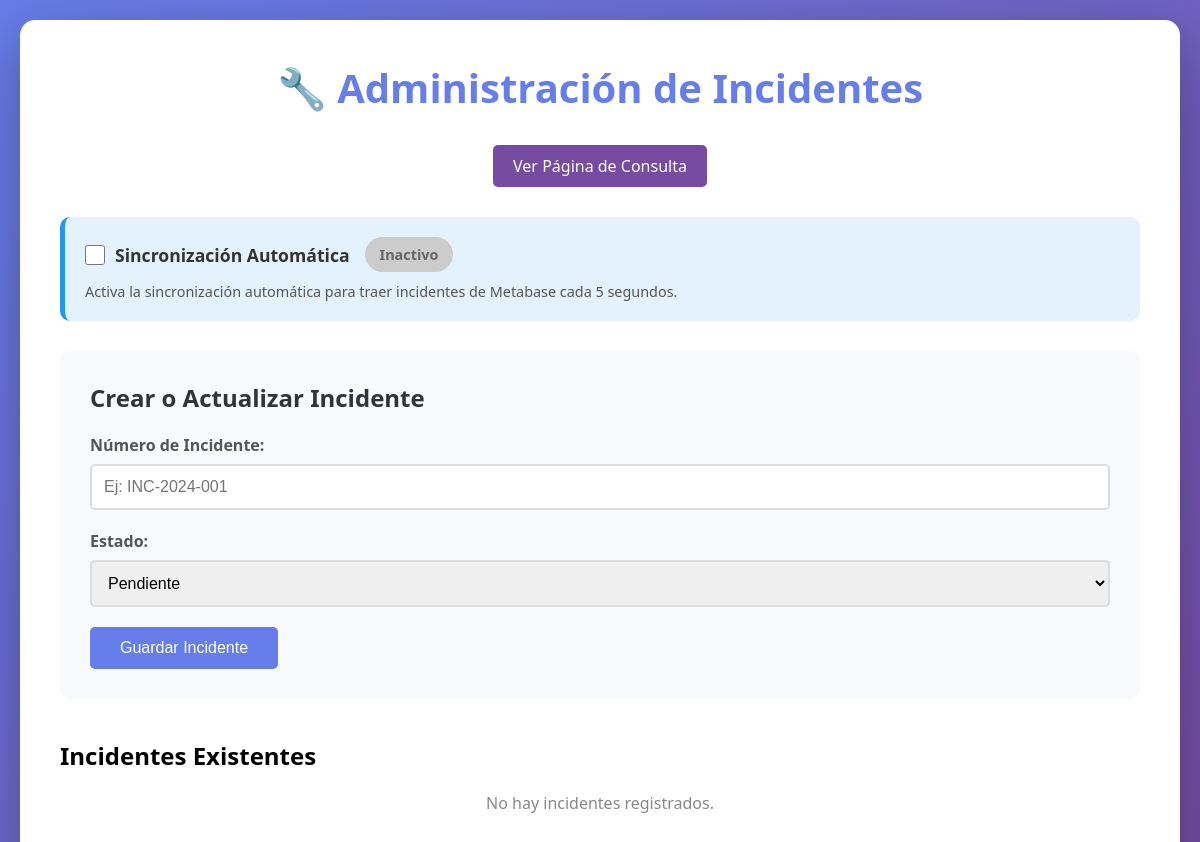
Before: /administracion/ with the older database file.
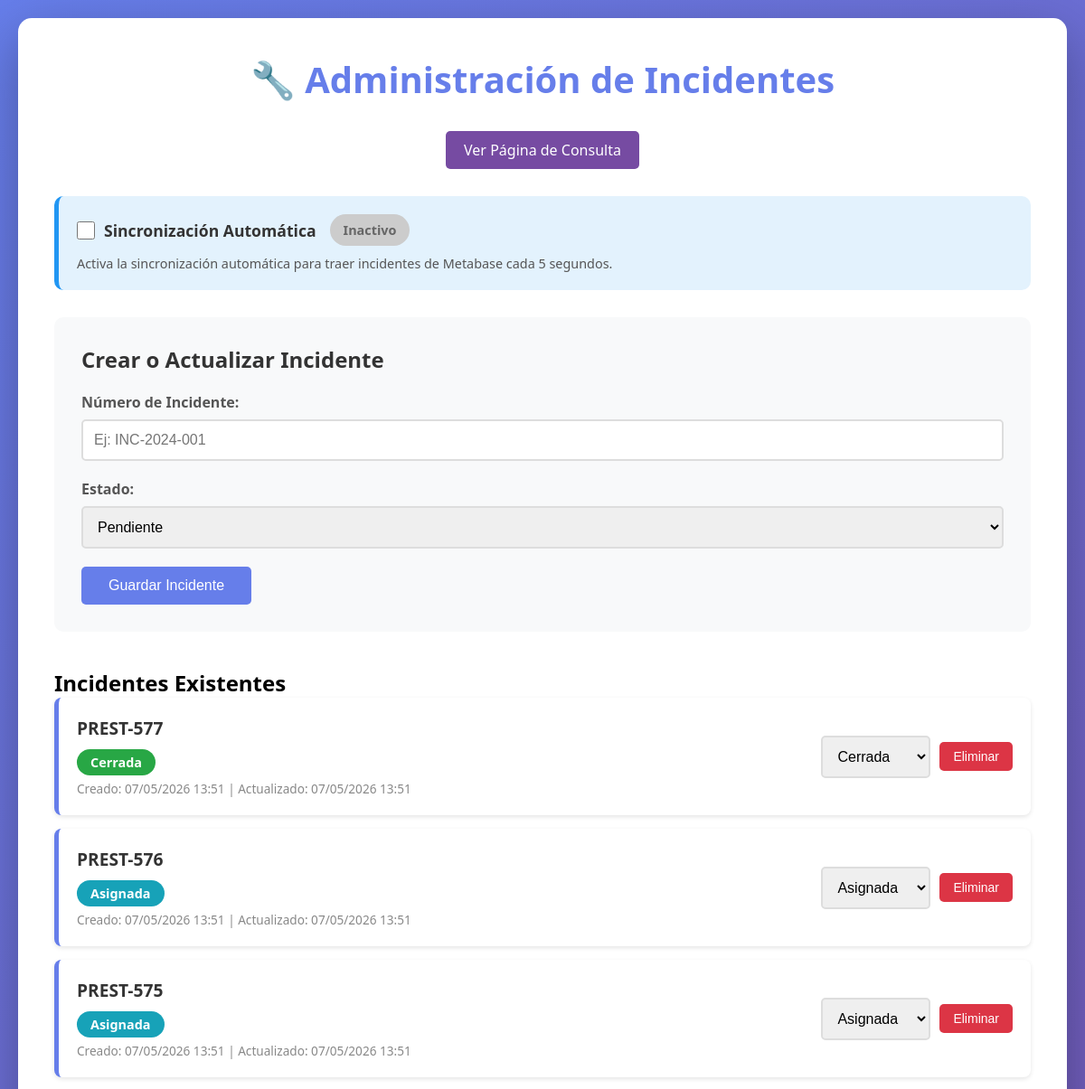
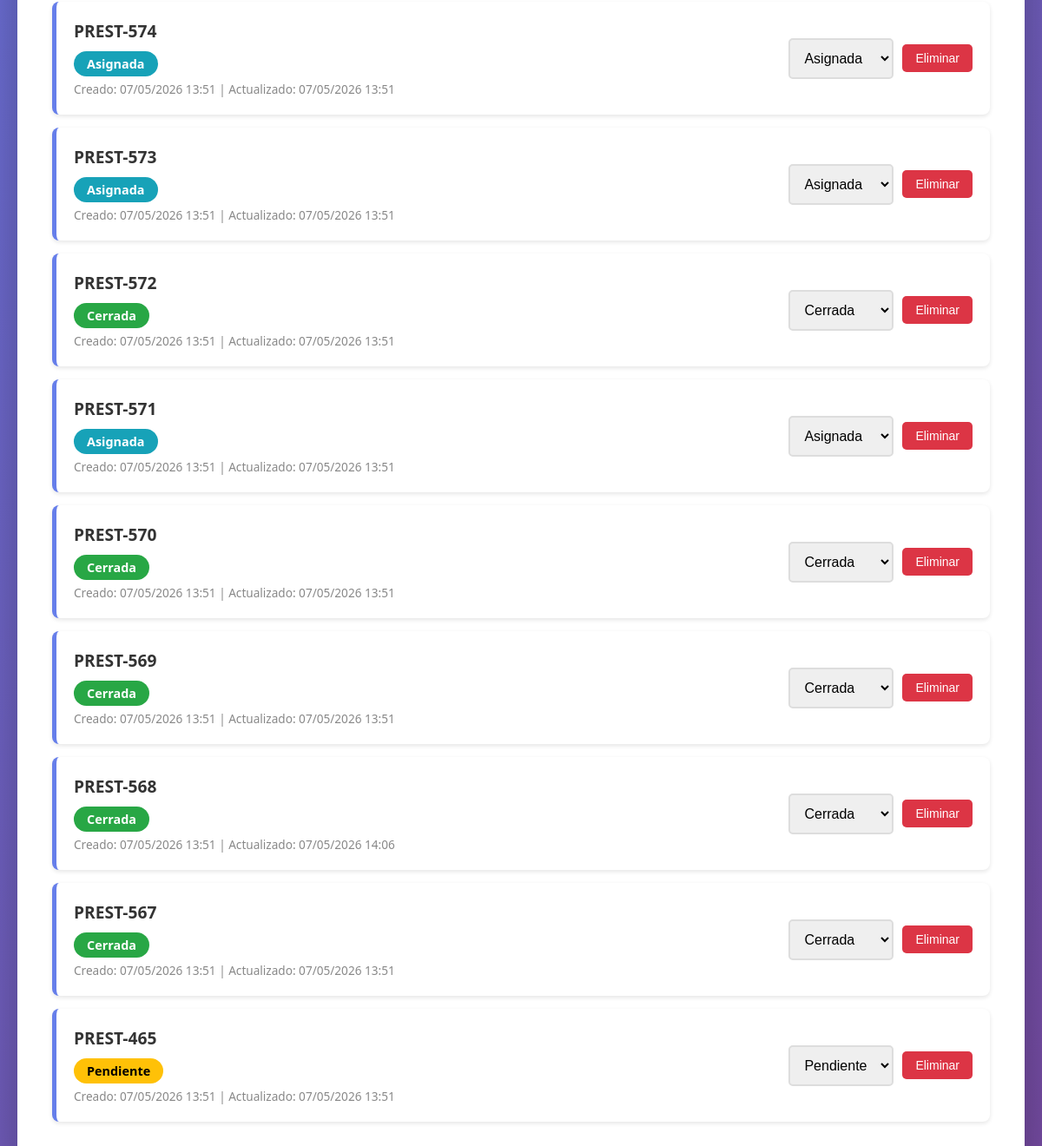
After: the same page with the newer database file (2 pictures, top to bottom).
### incidentes/models.py (models this page shows, shortened)
class Incidente(models.Model):
    ESTADOS = [
        ('pendiente', 'Pendiente'),
        ('asignada', 'Asignada'),
        ('cerrada', 'Cerrada'),
    ]
    numero_incidente = models.CharField(max_length=100, unique=True, verbose_name='Número de Incidente')
    estado = models.CharField(max_length=20, choices=ESTADOS, default='pendiente', verbose_name='Estado')
    fecha_creacion = models.DateTimeField(auto_now_add=True, verbose_name='Fecha de Creación')
    fecha_actualizacion = models.DateTimeField(auto_now=True, verbose_name='Última Actualización')
    class Meta:
        verbose_name = 'Incidente'
        verbose_name_plural = 'Incidentes'
        ordering = ['-fecha_creacion']

### incidentes/views.py (the view, shortened to what this page needs)
# urls.py: path('administracion/', views.administracion, name='administracion'),
def administracion(request):
    incidentes = Incidente.objects.all().order_by('-fecha_creacion')
    return render(request, 'incidentes/administracion.html', {'incidentes': incidentes})

### incidentes/templates/incidentes/administracion.html (shortened to what this page needs)
<!DOCTYPE html>
<html lang="es">
<head>
</head>
<body>
    <div class="container">
        <h1>🔧 Administración de Incidentes</h1>
        <div class="nav-links">
            <a href="{% url 'consulta' %}">Ver Página de Consulta</a>
        </div>
        <div class="auto-sync-section">
            <div class="auto-sync-controls">
                <div class="checkbox-wrapper">
                    <input type="checkbox" id="autoSyncCheckbox">
                    <label for="autoSyncCheckbox">Sincronización Automática</label>
                </div>
                <span id="syncStatus" class="sync-status inactive">Inactivo</span>
            </div>
            <div class="sync-info" id="syncInfo">
                Activa la sincronización automática para traer incidentes de Metabase cada 5 segundos.
            </div>
        </div>
        <div class="form-section">
            <h2>Crear o Actualizar Incidente</h2>
            <form method="post" action="{% url 'administracion' %}">
                <div class="form-group">
                    <label for="numero_incidente">Número de Incidente:</label>
                    <input type="text" id="numero_incidente" name="numero_incidente" required placeholder="Ej: INC-2024-001">
                </div>
                <div class="form-group">
                    <label for="estado">Estado:</label>
                    <select id="estado" name="estado">
                        <option value="pendiente">Pendiente</option>
                    </select>
                </div>
                <button type="submit" class="btn">Guardar Incidente</button>
            </form>
        </div>
        <div class="incidentes-list">
            <h2>Incidentes Existentes</h2>
            {% if incidentes %}
                {% for incidente in incidentes %}
                <div class="incidente-item">
                    <div class="incidente-info">
                        <div class="incidente-numero">{{ incidente.numero_incidente }}</div>
                        <span class="incidente-estado estado-{{ incidente.estado }}">
                            {{ incidente.get_estado_display }}
                        </span>
                        <div class="incidente-fecha">
                            Creado: {{ incidente.fecha_creacion|date:"d/m/Y H:i" }} |
                            Actualizado: {{ incidente.fecha_actualizacion|date:"d/m/Y H:i" }}
                        </div>
                    </div>
                    <div class="incidente-actions">
                        <select onchange="actualizarEstado({{ incidente.id }}, this.value)" class="estado-select">
                            <option value="pendiente" {% if incidente.estado == 'pendiente' %}selected{% endif %}>Pendiente</option>
                            <option value="asignada" {% if incidente.estado == 'asignada' %}selected{% endif %}>Asignada</option>
                            <option value="cerrada" {% if incidente.estado == 'cerrada' %}selected{% endif %}>Cerrada</option>
                        </select>
                        <button onclick="eliminarIncidente({{ incidente.id }})" class="btn btn-small btn-danger">Eliminar</button>
                    </div>
                </div>
                {% endfor %}
            {% else %}
                <p style="text-align: center; color: #888; padding: 20px;">No hay incidentes registrados.</p>
            {% endif %}
        </div>
    </div>
</body>
</html>

### incidentes/templates/incidentes/administracion.html (style rules this page uses)
* { margin: 0; padding: 0; box-sizing: border-box; }
body { font-family: 'Segoe UI', Tahoma, Geneva, Verdana, sans-serif; background: linear-gradient(135deg, #667eea 0%, #764ba2 100%); min-height: 100vh; padding: 20px; }
.container { max-width: 1200px; margin: 0 auto; background: white; border-radius: 15px; box-shadow: 0 20px 60px rgba(0,0,0,0.3); padding: 40px; }
h1 { color: #667eea; margin-bottom: 30px; text-align: center; font-size: 2.5em; }
.nav-links { text-align: center; margin-bottom: 30px; }
.nav-links a { display: inline-block; padding: 10px 20px; background: #764ba2; color: white; text-decoration: none; border-radius: 5px; transition: background 0.3s; }
.form-section { background: #f8f9fa; padding: 30px; border-radius: 10px; margin-bottom: 40px; }
.form-section h2 { color: #333; margin-bottom: 20px; }
.form-group { margin-bottom: 20px; }
label { display: block; margin-bottom: 8px; color: #555; font-weight: 600; }
input[type="text"], select { width: 100%; padding: 12px; border: 2px solid #ddd; border-radius: 5px; font-size: 16px; transition: border-color 0.3s; }
.btn { padding: 12px 30px; background: #667eea; color: white; border: none; border-radius: 5px; font-size: 16px; cursor: pointer; transition: background 0.3s; }
.incidentes-list { margin-top: 20px; }
.incidente-item { background: white; padding: 20px; margin-bottom: 15px; border-radius: 8px; border-left: 5px solid #667eea; box-shadow: 0 2px 5px rgba(0,0,0,0.1); display: flex; justify-content: space-between; align-items: center; }
.incidente-info { flex: 1; }
.incidente-numero { font-size: 1.2em; font-weight: bold; color: #333; margin-bottom: 5px; }
.incidente-estado { display: inline-block; padding: 5px 15px; border-radius: 20px; font-size: 0.9em; font-weight: 600; margin-top: 5px; }
.estado-pendiente { background: #ffc107; color: #000; }
.estado-asignada { background: #17a2b8; color: white; }
.estado-cerrada { background: #28a745; color: white; }
.incidente-actions { display: flex; gap: 10px; align-items: center; }
.btn-small { padding: 8px 15px; font-size: 14px; }
.btn-danger { background: #dc3545; }
.incidente-fecha { font-size: 0.85em; color: #888; margin-top: 5px; }
.auto-sync-section { background: #e3f2fd; padding: 20px; border-radius: 10px; margin-bottom: 30px; border-left: 5px solid #2196f3; }
.auto-sync-controls { display: flex; align-items: center; gap: 15px; }
.checkbox-wrapper { display: flex; align-items: center; gap: 10px; }
.checkbox-wrapper input[type="checkbox"] { width: 20px; height: 20px; cursor: pointer; }
.checkbox-wrapper label { margin: 0; font-size: 1.1em; font-weight: 600; color: #333; cursor: pointer; }
.sync-status { display: inline-block; padding: 8px 15px; border-radius: 20px; font-size: 0.9em; font-weight: 600; }
.sync-status.inactive { background: #ccc; color: #666; }
.sync-info { font-size: 0.9em; color: #555; margin-top: 10px; }

Changed rows visible on the page:
added Incidente: numero_incidente "PREST-577", estado "Cerrada", fecha_creacion "07/05/2026 13:51", fecha_actualizacion "07/05/2026 13:51", estado+id "Cerrada"
added Incidente: numero_incidente "PREST-576", estado "Asignada", fecha_creacion "07/05/2026 13:51", fecha_actualizacion "07/05/2026 13:51", estado+id "Asignada"
added Incidente: numero_incidente "PREST-575", estado "Asignada", fecha_creacion "07/05/2026 13:51", fecha_actualizacion "07/05/2026 13:51", estado+id "Asignada"
added Incidente: numero_incidente "PREST-574", estado "Asignada", fecha_creacion "07/05/2026 13:51", fecha_actualizacion "07/05/2026 13:51", estado+id "Asignada"
added Incidente: numero_incidente "PREST-573", estado "Asignada", fecha_creacion "07/05/2026 13:51", fecha_actualizacion "07/05/2026 13:51", estado+id "Asignada"
added Incidente: numero_incidente "PREST-572", estado "Cerrada", fecha_creacion "07/05/2026 13:51", fecha_actualizacion "07/05/2026 13:51", estado+id "Cerrada"
added Incidente: numero_incidente "PREST-571", estado "Asignada", fecha_creacion "07/05/2026 13:51", fecha_actualizacion "07/05/2026 13:51", estado+id "Asignada"
added Incidente: numero_incidente "PREST-570", estado "Cerrada", fecha_creacion "07/05/2026 13:51", fecha_actualizacion "07/05/2026 13:51", estado+id "Cerrada"
added Incidente: numero_incidente "PREST-569", estado "Cerrada", fecha_creacion "07/05/2026 13:51", fecha_actualizacion "07/05/2026 13:51", estado+id "Cerrada"
added Incidente: numero_incidente "PREST-568", estado "Cerrada", fecha_creacion "07/05/2026 13:51", fecha_actualizacion "07/05/2026 14:06", estado+id "Cerrada"
added Incidente: numero_incidente "PREST-567", estado "Cerrada", fecha_creacion "07/05/2026 13:51", fecha_actualizacion "07/05/2026 13:51", estado+id "Cerrada"
added Incidente: numero_incidente "PREST-465", estado "Pendiente", fecha_creacion "07/05/2026 13:51", fecha_actualizacion "07/05/2026 13:51", estado+id "Pendiente"
Other visible differences:
text no longer shown: "No hay incidentes registrados."
